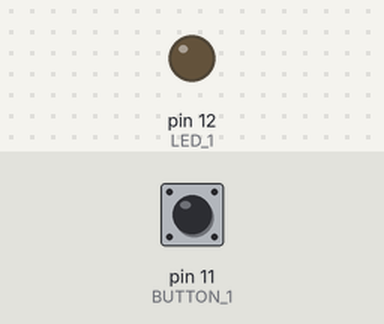
This sketch was run on a simulated Arduino Uno, built with avr-gcc and run on an emulated ATmega328P. Shown: output pins drawn as LEDs (lit = HIGH). The inputs (shaded band) are chosen by the test bench; at power-on: pin 11 (BUTTON_1) LOW.

Above: at 1.2 s.
1.3 s: pin 11 (BUTTON_1) pulled HIGH for 0.15 s
At 1.37 s:
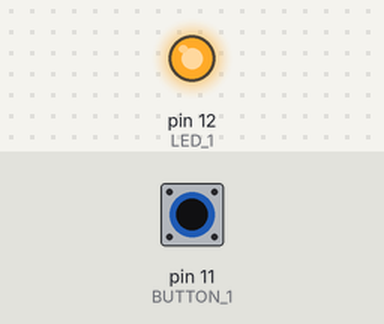
2.9 s: pin 11 (BUTTON_1) pulled HIGH for 3.2 s
At 7.0 s:
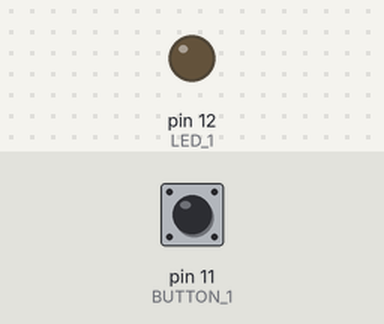
Timing chart, 0 to 8.5 s (numbered marks = the images above; inputs shaded):
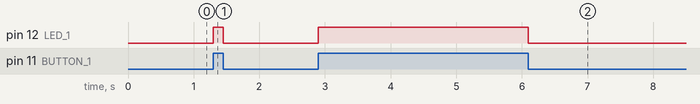

Measured:
- after the input at 1.3 s, pin 12 (LED_1): LOW → HIGH at once, → LOW 0.15 s later
- after the input at 2.9 s, pin 12 (LED_1): LOW → HIGH at once, → LOW 3.2 s later

The sketch:

_1_3-5.ino
```cpp
int LED_1=12;
int BUTTON_1=11;

void setup() {
  // initialize digital pin LED_1 as an output.
  pinMode(LED_1, OUTPUT);
  pinMode(BUTTON_1, INPUT);
}

// the loop function runs over and over again forever
void loop()
{
 if (digitalRead(BUTTON_1))    // if button press
    digitalWrite(LED_1,HIGH);  // light the LED
 else                          // if not press
    digitalWrite(LED_1,LOW);     // turn off the LED
}
```
